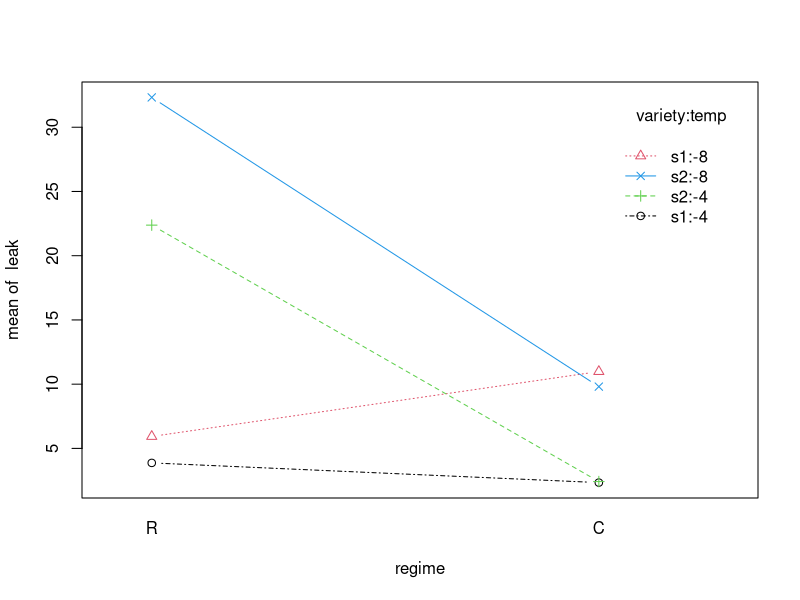

The R script that drew this image:
## ---- chunk 1
knitr::opts_chunk$set(echo = TRUE, message=FALSE, warning=FALSE)
## ---- chunk 2
#library(lmtest)
library(car)
potato<-read.table("RawData/potato.txt",header=TRUE)
potato$regime<-factor(potato$regime,label=c("R","C"))
potato$variety<-factor(potato$variety,label=c("s1","s2"))
potato$temp<-factor(potato$temp,label=c("-4","-8"))
attach(potato)
## ---- chunk 3
interaction.plot(regime,variety:temp,leak,type='b',
col=1:4, pch=1:4)
## ---- chunk 4
##fit full model
myfit<-lm(leak~variety*regime*temp,
contrasts = c(variety=contr.sum, regime=contr.sum,temp=contr.sum))

# Create a data frame with the results of the ANOVA Type III tests
anova_results <- data.frame(
  Term = c("(Intercept)", "variety", "regime", "temp", "variety:regime", "variety:temp", "regime:temp", "variety:regime:temp", "Residuals"),
  Sum_Sq = c(8110.7, 1919.2, 1517.7, 785.9, 2115.8, 44.0, 16.3, 83.5, 5053.1),
  Df = c(1, 1, 1, 1, 1, 1, 1, 1, 67),
  F_value = c(107.5408, 25.4465, 20.1233, 10.4207, 28.0529, 0.5829, 0.2158, 1.1069, NA),
  `Pr(>F)` = c(1.441e-15, 3.701e-06, 2.921e-05, 0.00193, 1.413e-06, 0.44787, 0.64373, 0.29654, NA)
)

# Convert the data frame into a markdown table
knitr::kable(anova_results, align = c("l", "r", "r", "r", "r"), digits = 4)


